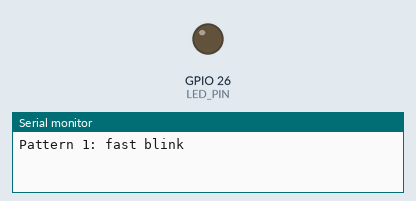
Bench run of a sketch on a simulated ESP32. Shown: output pins drawn as LEDs (lit = HIGH), the last lines printed to the serial monitor.

Above: at 1.4 s.
At 6.7 s:
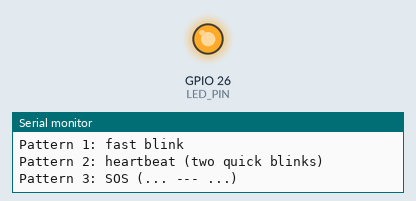
Timing chart, 0 to 13.5 s (numbered marks = the images above):
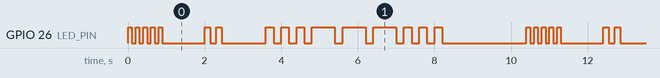

The sketch:

LED_Patterns.ino
```cpp
// Experiment 3 - Different blink patterns
// Wiring: GPIO26 -> 220 ohm resistor -> LED anode (+); LED cathode (-) -> GND

const int LED_PIN = 26;

// Blink the LED "times" times. Each blink is ON for onMs and OFF for offMs.
void blinkLed(int times, int onMs, int offMs)
{
  for (int i = 0; i < times; i++)
  {
    digitalWrite(LED_PIN, HIGH);
    delay(onMs);
    digitalWrite(LED_PIN, LOW);
    delay(offMs);
  }
}

void setup()
{
  Serial.begin(115200);
  pinMode(LED_PIN, OUTPUT);
}

void loop()
{
  Serial.println("Pattern 1: fast blink");
  blinkLed(5, 100, 100);
  delay(1000);

  Serial.println("Pattern 2: heartbeat (two quick blinks)");
  blinkLed(2, 150, 150);
  delay(1000);

  Serial.println("Pattern 3: SOS (... --- ...)");
  blinkLed(3, 200, 200);    // three short
  blinkLed(3, 600, 200);    // three long
  blinkLed(3, 200, 200);    // three short
  delay(2000);
}
```

Measured:
- by itself, GPIO 26 (LED_PIN): moves between LOW and HIGH, repeating every 10.4 s
- by itself, everything shown: repeats every 10.4 s, in 26 steps
